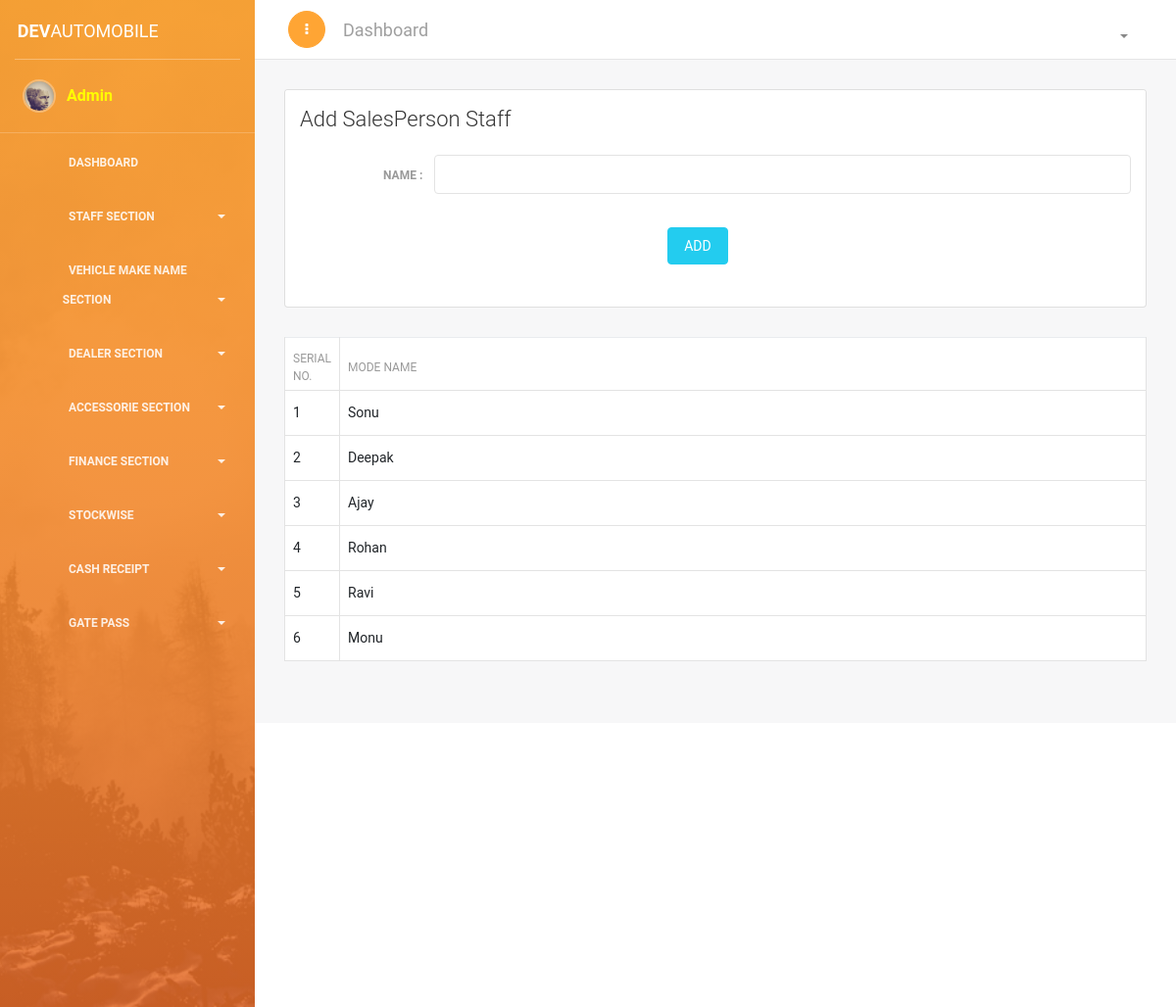
Page /add-salesman.php (signed in) on the earlier database version.
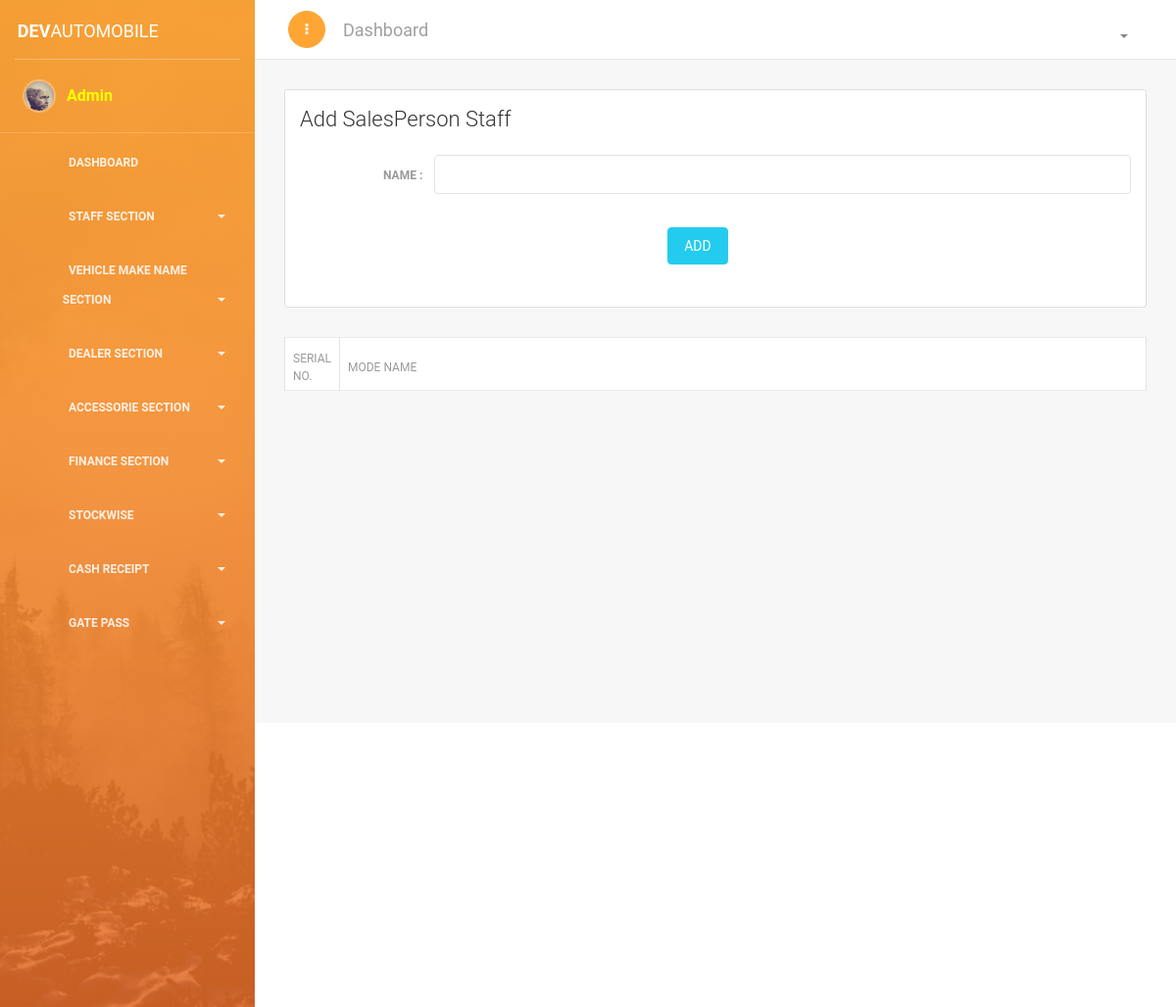
Same page on the later database version.
### tables this page shows
CREATE TABLE `salesman` (
  `id` int(11) NOT NULL,
  `name` varchar(150) NOT NULL
);

### add-salesman.php (the view, shortened to what this page needs)
<?php
if(!isset($_SESSION['name'])){
echo "<script> window.open('login.php', '_self')</script>";
}else{
require_once('header/header.php');
require_once('header/conn.php');
?>
<link href="https://cdn.datatables.net/1.10.18/css/dataTables.bootstrap4.min.css" rel="stylesheet">
<div class="content">
<div class="container-fluid">
<div class="row">
<div class="col-md-12">
<div class="card ">
<div class="card-header ">
<h4 class="card-title"> Add SalesPerson Staff </h4>
</div>
<div class="card-body ">
<form method="POST" action="#" class="form-horizontal">
<div class="row">
<label class="col-sm-2 control-label"><b> Name : </b></label>
<div class="col-sm-10">
<div class="form-group has-success">
<input type="text" name="name" class="form-control" required>
</div>
</div>
</div>
<div class="row">
<div class="col-sm-2">
</div>
<div class="col-sm-10">
<div class="row">
<div class="col-md-4">
</div>
<div class="col-md-4">
<div class="form-group">
<button type="submit" name="add" class="btn btn-fill btn-info">ADD</button>
</div>
</div>
<div class="col-md-4">
</div>
</div>
</div>
</div>
</form>
</div>
</div>
</div>
<div class="container">
<table class="table table-bordered" id="dataTable" width="100%" cellspacing="0" style="background-color: white; ">
<thead>
<tr>
<th width="5%"> Serial No.</th>
<th> Mode Name</th>
</tr>
</thead>
<tbody>
<?php
$s = "select * FROM salesman";
$se = mysqli_query($conn , $s);
$i=0;
while ($sel = mysqli_fetch_array($se)) {
	$i++;
?>
<tr>
<td><?php echo $i; ?></td>
<td><?php echo $sel['name']?></td>
</tr>
<?php } ?>
</tbody>
</table>
</div>
</div>
</div>
</div>
<?php
require_once('header/footer.php');
 } ?>

Differences in the rows shown:
removed salesman: name "Sonu"
removed salesman: name "Deepak"
removed salesman: name "Ajay"
removed salesman: name "Rohan"
removed salesman: name "Ravi"
removed salesman: name "Monu"
